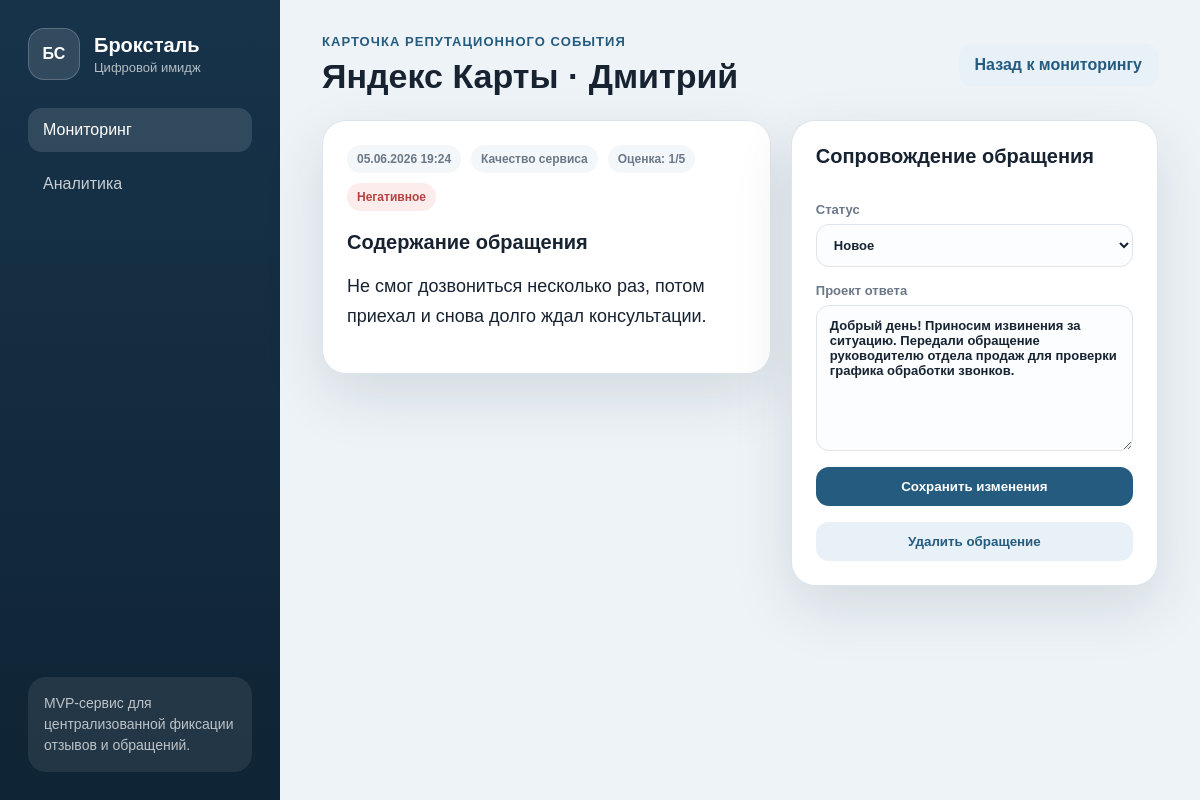
Screenshot of /appeal/5 with the database file from the repository.
### tables this page shows
CREATE TABLE appeals (
            id INTEGER PRIMARY KEY AUTOINCREMENT,
            source TEXT NOT NULL,
            author TEXT NOT NULL,
            rating INTEGER NOT NULL,
            tone TEXT NOT NULL,
            category TEXT NOT NULL,
            priority TEXT NOT NULL,
            status TEXT NOT NULL,
            text TEXT NOT NULL,
            answer TEXT DEFAULT '',
            created_at TEXT NOT NULL,
            updated_at TEXT NOT NULL
        );

### app.py (the view, shortened to what this page needs)
@app.route("/appeal/<int:appeal_id>", methods=["GET", "POST"])
def appeal_detail(appeal_id: int):
    db = get_db()
    appeal = db.execute("SELECT * FROM appeals WHERE id = ?", (appeal_id,)).fetchone()
    if appeal is None:
        return redirect(url_for("index"))
    return render_template("detail.html", appeal=appeal, active="dashboard")

### app.py (called while the page is built)
def get_db() -> sqlite3.Connection:
    if "db" not in g:
        g.db = sqlite3.connect(DB_PATH)
        g.db.row_factory = sqlite3.Row
    return g.db

@app.context_processor
def inject_labels() -> dict[str, Any]:
    return {
        "status_labels": STATUS_LABELS,
        "tone_labels": TONE_LABELS,
        "priority_labels": PRIORITY_LABELS,
    }

### templates/detail.html
{% extends "base.html" %}
{% block content %}
<header class="page-header">
  <div>
    <p class="eyebrow">Карточка репутационного события</p>
    <h1>{{ appeal.source }} · {{ appeal.author }}</h1>
  </div>
  <a class="secondary-button" href="{{ url_for('index') }}">Назад к мониторингу</a>
</header>
<section class="detail-layout">
  <article class="detail-card">
    <div class="detail-meta">
      <span>{{ appeal.created_at }}</span>
      <span>{{ appeal.category }}</span>
      <span>Оценка: {{ appeal.rating }}/5</span>
      <span class="tone tone-{{ appeal.tone }}">{{ tone_labels[appeal.tone] }}</span>
    </div>
    <h2>Содержание обращения</h2>
    <p>{{ appeal.text }}</p>
  </article>
  <form class="response-card" method="post">
    <h2>Сопровождение обращения</h2>
    <label>Статус
      <select name="status">
        {% for value, label in status_labels.items() %}
          <option value="{{ value }}" {{ 'selected' if appeal.status == value else '' }}>{{ label }}</option>
        {% endfor %}
      </select>
    </label>
    <label>Проект ответа
      <textarea name="answer" rows="8">{{ appeal.answer }}</textarea>
    </label>
    <button class="primary-button" type="submit">Сохранить изменения</button>
    <form action="{{ url_for('delete_appeal', appeal_id=appeal['id']) }}" method="POST">
    <button type="submit" class="secondary-button">Удалить обращение</button>
  </form>
  </form>
</section>
{% endblock %}

### static/styles.css (style rules this page uses)
:root { --bg: #eef3f7; --surface: #ffffff; --ink: #172331; --muted: #6b7888; --line: #dce5ec; --accent: #245b7f; --accent-2: #e7f1f7; --danger: #b94141; --warning: #b97822; --success: #3f7f5d; --shadow: 0 22px 60px rgba(20, 41, 61, .12); }
* { box-sizing: border-box; }
body { margin: 0; min-height: 100vh; display: grid; grid-template-columns: 280px 1fr; background: var(--bg); color: var(--ink); font-family: Arial, Helvetica, sans-serif; }
.page-header { display: flex; align-items: center; justify-content: space-between; gap: 20px; margin-bottom: 24px; }
.eyebrow { margin: 0 0 8px; color: var(--accent); font-size: 13px; text-transform: uppercase; letter-spacing: .08em; font-weight: 700; }
h1 { margin: 0; font-size: 34px; }
h2 { margin: 0 0 18px; font-size: 20px; }
.primary-button, .secondary-button, .link-button { border: 0; text-decoration: none; cursor: pointer; font-weight: 700; border-radius: 13px; padding: 12px 16px; display: inline-flex; justify-content: center; }
.primary-button { background: var(--accent); color: #fff; }
.secondary-button, .link-button { background: var(--accent-2); color: var(--accent); }
label { display: grid; gap: 7px; color: var(--muted); font-size: 13px; font-weight: 700; }
input, select, textarea { width: 100%; border: 1px solid var(--line); border-radius: 13px; padding: 12px 13px; font: inherit; color: var(--ink); background: #fbfdff; }
.workbench, .table-card, .detail-card, .response-card, .chart-card { background: var(--surface); border: 1px solid var(--line); border-radius: 24px; box-shadow: var(--shadow); }
.source-badge, .tone, .priority { display: inline-flex; border-radius: 999px; padding: 7px 10px; font-size: 12px; font-weight: 800; }
.tone-negative, .priority-critical, .priority-high { background: #fdecec; color: var(--danger); }
.detail-layout { display: grid; grid-template-columns: 1.1fr .9fr; gap: 20px; align-items: start; }
.detail-card, .response-card, .chart-card { padding: 24px; }
.detail-card p { font-size: 18px; line-height: 1.65; }
.detail-meta { display: flex; flex-wrap: wrap; gap: 10px; margin-bottom: 20px; }
.detail-meta span:not(.tone) { background: #f3f7fa; border-radius: 999px; padding: 7px 10px; color: var(--muted); font-size: 12px; font-weight: 700; }
.response-card { display: grid; gap: 16px; }

### rows the page displays
appeals: source "Яндекс Карты", author "Дмитрий", created_at "05.06.2026 19:24", category "Качество сервиса", rating "1", tone "Негативное", text "Не смог дозвониться несколько раз, потом приехал и снова долго ждал консультации.", answer "Добрый день! Приносим извинения за ситуацию. Передали обращение руководителю отдела продаж для проверки графика обработки звонков."

### other values shown
form field status "Новое"
